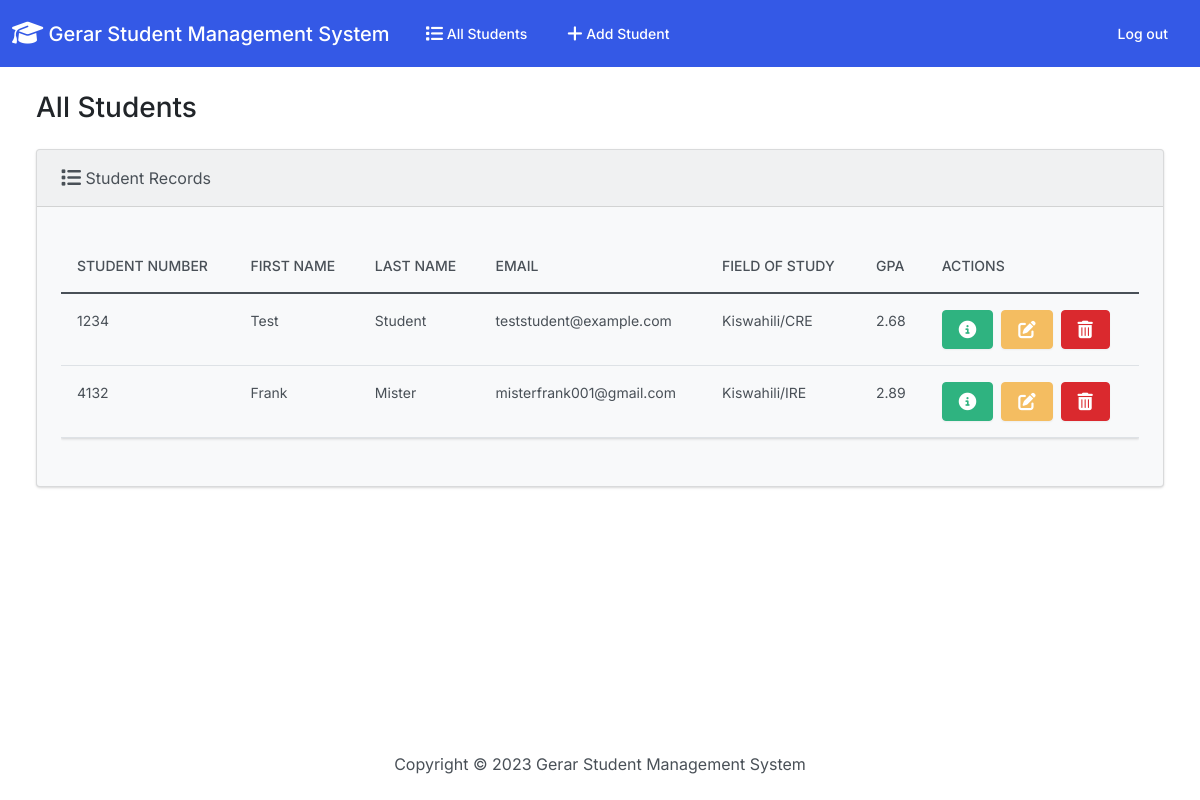
The page / on the database its author committed.
### students/models.py (models this page shows, shortened)
class Student(models.Model):
  student_number = models.PositiveIntegerField()
  first_name = models.CharField(max_length=50)
  last_name = models.CharField(max_length=50)
  email = models.EmailField(max_length=100)
  field_of_study = models.CharField(max_length=50)
  gpa = models.FloatField()

### students/views.py (the view)
# urls.py: path('', views.index, name='index'),
def index(request):
  return render(request, 'students/index.html', {
    'students': Student.objects.all()
  })

### students/templates/students/index.html (shortened to what this page needs)
{% extends "students/base.html" %}
{% if user.is_authenticated %}
{% block body %}
<h3 class="m-4">All Students</h3>
<div class="row">
  <div class="col-12">
    {% if students %}
    <div class="card bg-light ms-4 me-4 mb-4">
      <div class="card-header">
        <i class="fa-solid fa-list fa-lg"></i> Student Records
      </div>
      <div class="card-body">
        <p class="card-text">
          <div class="table-responsive">
            <table class="table table-hover">
              <thead>
                <tr>
                  <th scope="col">Student Number</th>
                  <th scope="col">First Name</th>
                  <th scope="col">Last Name</th>
                  <th scope="col">Email</th>
                  <th scope="col">Field of Study</th>
                  <th scope="col">GPA</th>
                  <th scope="col">Actions</th>
                </tr>
              </thead>
              <tbody>
                {% for student in students %}
                  <tr>
                    <td>{{ student.student_number }}</td>
                    <td>{{ student.first_name }}</td>
                    <td>{{ student.last_name }}</td>
                    <td>{{ student.email }}</td>
                    <td>{{ student.field_of_study }}</td>
                    <td>{{ student.gpa }}</td>
                    <td>
                      <button type="button" class="btn btn-success me-1" href="{% url 'view_student' student.id %}" data-bs-toggle="modal" data-bs-target="#myModal{{student.id}}">
                      </button>
                      <a class="btn btn-warning me-1" href="{% url 'edit' student.id %}">
                      </a>
                      <button type="button" class="btn btn-danger" data-bs-toggle="modal" data-bs-target="#delete{{student.id}}">
                      </button>
                    </td>
                  </tr>
                {% endfor %}
              </tbody>
            </table>
          </div>
        </p>
      </div>
    </div>
    {% else %}
      <h5 class="alert alert-primary ms-4 me-4">No Student Records</h5>
    {% endif %}
  </div>
</div>
{% endblock %}
{% endif %}

### students/templates/students/base.html (shortened to what this page needs)
{% load static %}
<!DOCTYPE html>
<html lang="en">
  <head>
    <link rel="stylesheet" href="https://cdnjs.cloudflare.com/ajax/libs/font-awesome/6.1.1/css/all.min.css">
    <link href="{% static 'css/bootstrap.min.css' %}" rel="stylesheet">
  </head>
  <body class="d-flex flex-column min-vh-100">
    <nav class="navbar navbar-expand-lg navbar-dark bg-primary">
      <div class="container-fluid">
        <a class="navbar-brand" href="{% url 'index' %}">
          <i class="fa-solid fa-graduation-cap fa-lg"></i> Gerar Student Management System
        </a>
        <div class="collapse navbar-collapse" id="navbarColor01">
          <ul class="navbar-nav me-auto">
            <li class="nav-item">
              <a class="nav-link" href="{% url 'index' %}">
                 All Students
              </a>
            </li>
            <li class="nav-item">
              <a class="nav-link" href="{% url 'add' %}">
                 Add Student
              </a>
            </li>
          </ul>
        </div>
        <div class="text-right" id="navbarColor01">
          <ul class="navbar-nav me-auto">
          <li class="nav-item"><a class="nav-link" href="{% url 'logout' %}">
             Log out
          </a>
        </li></ul></div>
      </div>
    </nav>
    <div class="container-fluid">
      {% block body %}
      {% endblock %}
    </div>
    <footer class="mt-auto mb-4">
      <div class="text-center">
        <span>
          Copyright &copy; <script>document.write(new Date().getFullYear())</script> Gerar Student Management System
        </span>
      </div>
    </footer>
  </body>
</html>

### rows shown on the page
Student: student_number "1234", first_name "Test", last_name "Student", email "teststudent@example.com", field_of_study "Kiswahili/CRE", gpa "2.68"
Student: student_number "4132", first_name "Frank", last_name "Mister", email "misterfrank001@gmail.com", field_of_study "Kiswahili/IRE", gpa "2.89"
